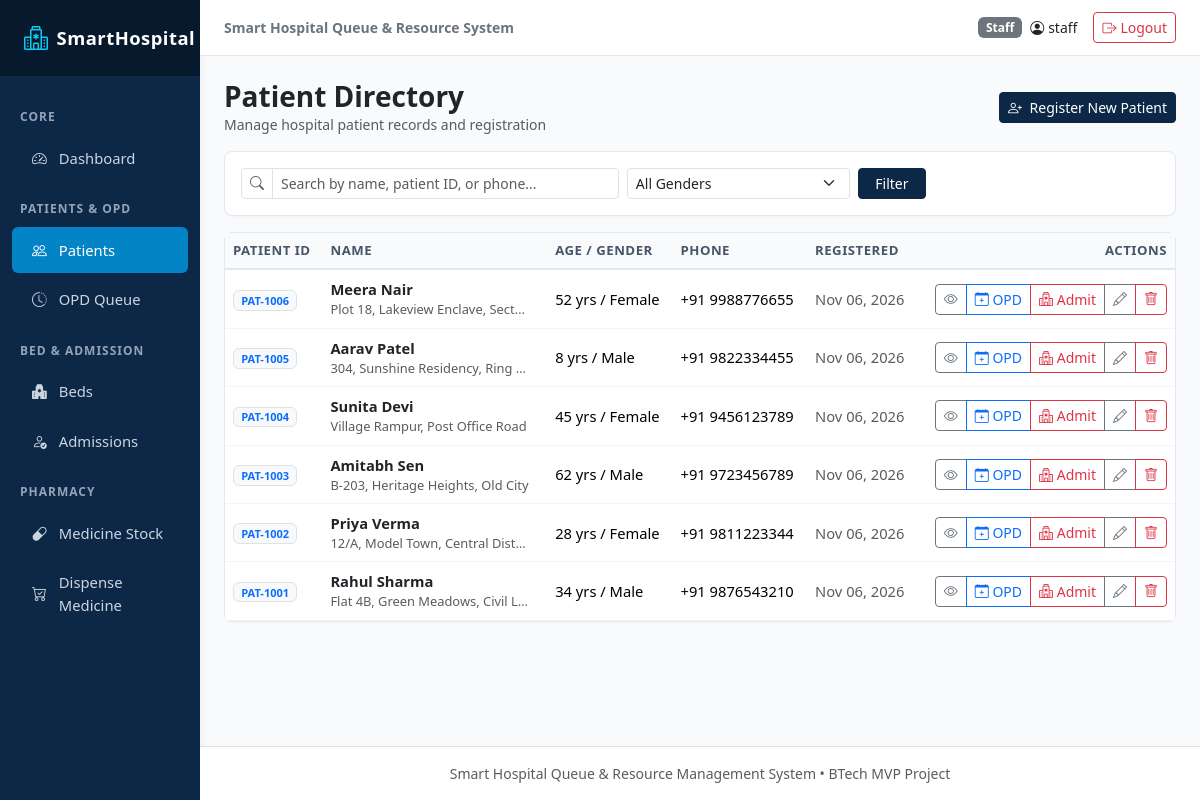
Screenshot of /patients/ (signed in) with the database file from the repository.
### hospital/models.py (models this page shows, shortened)
class Patient(models.Model):
    GENDER_CHOICES = [
        ('Male', 'Male'),
        ('Female', 'Female'),
        ('Other', 'Other'),
    ]
    patient_id = models.CharField(max_length=20, unique=True, blank=True)
    name = models.CharField(max_length=150)
    age = models.PositiveIntegerField()
    gender = models.CharField(max_length=10, choices=GENDER_CHOICES)
    phone = models.CharField(max_length=20)
    address = models.TextField()
    registration_date = models.DateTimeField(auto_now_add=True)
    class Meta:
        ordering = ['-registration_date']

### hospital/views.py (the view)
# urls.py: path('patients/', views.patient_list, name='patient_list'),
@login_required
def patient_list(request):
    query = request.GET.get('q', '').strip()
    gender = request.GET.get('gender', '').strip()
    patients = Patient.objects.all()
    if query:
        patients = patients.filter(
            Q(name__icontains=query) |
            Q(patient_id__icontains=query) |
            Q(phone__icontains=query)
        )
    if gender:
        patients = patients.filter(gender=gender)
    context = {
        'patients': patients,
        'query': query,
        'gender': gender,
    }
    return render(request, 'patients/list.html', context)

### templates/patients/list.html (shortened to what this page needs)
{% extends 'base.html' %}
{% block content %}
<div class="d-flex justify-content-between align-items-center mb-3 flex-wrap gap-2">
  <div>
    <h3 class="fw-bold text-dark mb-0">Patient Directory</h3>
    <p class="text-muted small mb-0">Manage hospital patient records and registration</p>
  </div>
  <a href="{% url 'patient_add' %}" class="btn btn-navy btn-sm">
    <i class="bi bi-person-plus me-1"></i> Register New Patient
  </a>
</div>
<div class="card-clean p-3 mb-3">
  <form method="get" class="row g-2 align-items-center">
    <div class="col-md-5">
      <div class="input-group input-group-sm">
        <span class="input-group-text bg-white"><i class="bi bi-search text-muted"></i></span>
        <input type="text" name="q" value="{{ query }}" class="form-control" placeholder="Search by name, patient ID, or phone...">
      </div>
    </div>
    <div class="col-md-3">
      <select name="gender" class="form-select form-select-sm">
        <option value="">All Genders</option>
      </select>
    </div>
    <div class="col-md-4 d-flex gap-2">
      <button type="submit" class="btn btn-sm btn-navy px-3">Filter</button>
    </div>
  </form>
</div>
<div class="card-clean">
  <div class="table-responsive">
    <table class="table table-clean table-hover align-middle mb-0">
      <thead>
        <tr>
          <th>Patient ID</th>
          <th>Name</th>
          <th>Age / Gender</th>
          <th>Phone</th>
          <th>Registered</th>
          <th class="text-end">Actions</th>
        </tr>
      </thead>
      <tbody>
        {% for patient in patients %}
          <tr>
            <td>
              <span class="badge bg-light text-primary border fw-bold">{{ patient.patient_id }}</span>
            </td>
            <td>
              <a href="{% url 'patient_detail' patient.pk %}" class="fw-semibold text-dark text-decoration-none">
                {{ patient.name }}
              </a>
              <div class="small text-muted text-truncate" style="max-width: 200px;">{{ patient.address }}</div>
            </td>
            <td>
              {{ patient.age }} yrs / {{ patient.gender }}
            </td>
            <td>{{ patient.phone }}</td>
            <td class="small text-muted">{{ patient.registration_date|date:"M d, Y" }}</td>
            <td class="text-end">
              <div class="btn-group btn-group-sm">
                <a href="{% url 'patient_detail' patient.pk %}" class="btn btn-outline-secondary" title="View Details">
                  <i class="bi bi-eye"></i>
                </a>
                <a href="{% url 'opd_register' %}?patient={{ patient.pk }}" class="btn btn-outline-primary" title="Register OPD">
                  <i class="bi bi-calendar-plus"></i> OPD
                </a>
                <a href="{% url 'admission_create' %}?patient={{ patient.pk }}" class="btn btn-outline-danger" title="Admit">
                  <i class="bi bi-hospital"></i> Admit
                </a>
                <a href="{% url 'patient_edit' patient.pk %}" class="btn btn-outline-secondary" title="Edit">
                  <i class="bi bi-pencil"></i>
                </a>
                <a href="{% url 'patient_delete' patient.pk %}" class="btn btn-outline-danger" title="Delete">
                  <i class="bi bi-trash"></i>
                </a>
              </div>
            </td>
          </tr>
        {% empty %}
          <tr>
            <td colspan="6" class="text-center py-4 text-muted">
              No patients found matching the criteria.
            </td>
          </tr>
        {% endfor %}
      </tbody>
    </table>
  </div>
</div>
{% endblock %}

### templates/base.html (shortened to what this page needs)
{% load static %}
<!DOCTYPE html>
<html lang="en">
<head>
  <link href="https://cdn.jsdelivr.net/npm/bootstrap@5.3.3/dist/css/bootstrap.min.css" rel="stylesheet">
  <link href="https://cdn.jsdelivr.net/npm/bootstrap-icons@1.11.3/font/bootstrap-icons.min.css" rel="stylesheet">
  <link rel="stylesheet" href="{% static 'css/custom.css' %}">
</head>
<body>
<div class="container-fluid p-0">
  <div class="row g-0">
    <nav class="col-lg-2 col-md-3 d-none d-md-block sidebar">
      <div class="brand d-flex align-items-center gap-2">
        <i class="bi bi-hospital fs-4 text-info"></i>
        <span>SmartHospital</span>
      </div>
      <div class="py-3">
        <div class="nav-heading">Core</div>
        <a href="{% url 'dashboard' %}" class="nav-link {% if request.resolver_match.url_name == 'dashboard' %}active{% endif %}">
          <i class="bi bi-speedometer2"></i>
          <span>Dashboard</span>
        </a>
        <div class="nav-heading">Patients & OPD</div>
        <a href="{% url 'patient_list' %}" class="nav-link {% if 'patient' in request.resolver_match.url_name %}active{% endif %}">
          <i class="bi bi-people"></i>
          <span>Patients</span>
        </a>
        <a href="{% url 'opd_queue' %}" class="nav-link {% if 'opd' in request.resolver_match.url_name %}active{% endif %}">
          <i class="bi bi-clock-history"></i>
          <span>OPD Queue</span>
        </a>
        <div class="nav-heading">Bed & Admission</div>
        <a href="{% url 'bed_list' %}" class="nav-link {% if 'bed' in request.resolver_match.url_name %}active{% endif %}">
          <i class="bi bi-hospital-fill"></i>
          <span>Beds</span>
        </a>
        <a href="{% url 'admission_list' %}" class="nav-link {% if 'admission' in request.resolver_match.url_name %}active{% endif %}">
          <i class="bi bi-person-check"></i>
          <span>Admissions</span>
        </a>
        <div class="nav-heading">Pharmacy</div>
        <a href="{% url 'medicine_list' %}" class="nav-link {% if request.resolver_match.url_name in 'medicine_list medicine_add medicine_edit' %}active{% endif %}">
          <i class="bi bi-capsule"></i>
          <span>Medicine Stock</span>
        </a>
        <a href="{% url 'medicine_dispense' %}" class="nav-link {% if request.resolver_match.url_name == 'medicine_dispense' %}active{% endif %}">
          <i class="bi bi-cart-check"></i>
          <span>Dispense Medicine</span>
        </a>
      </div>
    </nav>
    <div class="col-lg-10 col-md-9 main-content">
      <header class="top-navbar d-flex justify-content-between align-items-center">
        <div class="d-flex align-items-center gap-3">
          <span class="fw-semibold text-secondary small d-none d-sm-inline">Smart Hospital Queue & Resource System</span>
        </div>
        <div class="d-flex align-items-center gap-3">
          {% if user.is_authenticated %}
            <div class="d-flex align-items-center gap-2">
              <span class="badge {% if user.is_superuser %}bg-primary{% else %}bg-secondary{% endif %}">
                {% if user.is_superuser %}Admin{% else %}Staff{% endif %}
              </span>
              <span class="fw-medium text-dark small"><i class="bi bi-person-circle me-1"></i>{{ user.username }}</span>
            </div>
            <a href="{% url 'logout' %}" class="btn btn-sm btn-outline-danger d-flex align-items-center gap-1">
              <i class="bi bi-box-arrow-right"></i>
              <span class="d-none d-sm-inline">Logout</span>
            </a>
          {% endif %}
        </div>
      </header>
      <main class="content-body">
        {% block content %}{% endblock %}
      </main>
      <footer class="text-center py-3 text-muted small border-top bg-white mt-auto">
        Smart Hospital Queue & Resource Management System &bull; BTech MVP Project
      </footer>
    </div>
  </div>
</div>
</body>
</html>

### static/css/custom.css (style rules this page uses)
:root { --navy-primary: #0d2847; --navy-dark: #07192d; --navy-light: #163d6b; --blue-accent: #0284c7; --blue-light-bg: #f0f7fd; --bg-page: #f8fafc; --text-dark: #1e293b; --text-muted: #64748b; --status-available: #16a34a; --status-occupied: #dc2626; --status-warning: #ea580c; --border-color: #e2e8f0; }
body { background-color: var(--bg-page); color: var(--text-dark); font-family: system-ui, -apple-system, "Segoe UI", Roboto, "Helvetica Neue", Arial, sans-serif; min-height: 100vh; }
.sidebar { background-color: var(--navy-primary); min-height: 100vh; box-shadow: 2px 0 8px rgba(0, 0, 0, 0.05); }
.sidebar .brand { padding: 1.25rem 1.5rem; background-color: var(--navy-dark); color: #ffffff; font-weight: 700; font-size: 1.15rem; letter-spacing: 0.5px; }
.sidebar .nav-link { color: #cbd5e1; padding: 0.75rem 1.25rem; font-size: 0.925rem; font-weight: 500; display: flex; align-items: center; gap: 0.75rem; border-radius: 6px; margin: 0.2rem 0.75rem; transition: all 0.2s ease; }
.sidebar .nav-link.active { color: #ffffff; background-color: var(--blue-accent); }
.sidebar .nav-heading { font-size: 0.75rem; text-transform: uppercase; letter-spacing: 1px; color: #94a3b8; padding: 1rem 1.25rem 0.35rem; font-weight: 600; }
.main-content { min-height: 100vh; display: flex; flex-direction: column; }
.top-navbar { background-color: #ffffff; border-bottom: 1px solid var(--border-color); padding: 0.75rem 1.5rem; }
.content-body { padding: 1.5rem; flex-grow: 1; }
.card-clean { background: #ffffff; border: 1px solid var(--border-color); border-radius: 8px; box-shadow: 0 1px 3px rgba(0, 0, 0, 0.03); margin-bottom: 1.5rem; }
.table-clean th { background-color: #f8fafc; color: #475569; font-weight: 600; font-size: 0.825rem; text-transform: uppercase; letter-spacing: 0.5px; border-bottom: 2px solid var(--border-color); }
.table-clean td { vertical-align: middle; font-size: 0.92rem; border-bottom: 1px solid #f1f5f9; }
.btn-navy { background-color: var(--navy-primary); border-color: var(--navy-primary); color: #ffffff; }

### rows the page displays
Patient: patient_id "PAT-1006", name "Meera Nair", address "Plot 18, Lakeview Enclave, Sect…", age "52", gender "Female", phone "+91 9988776655", registration_date "Nov 06, 2026"
Patient: patient_id "PAT-1005", name "Aarav Patel", address "304, Sunshine Residency, Ring…", age "8", gender "Male", phone "+91 9822334455", registration_date "Nov 06, 2026"
Patient: patient_id "PAT-1004", name "Sunita Devi", address "Village Rampur, Post Office Road", age "45", gender "Female", phone "+91 9456123789", registration_date "Nov 06, 2026"
Patient: patient_id "PAT-1003", name "Amitabh Sen", address "B-203, Heritage Heights, Old City", age "62", gender "Male", phone "+91 9723456789", registration_date "Nov 06, 2026"
Patient: patient_id "PAT-1002", name "Priya Verma", address "12/A, Model Town, Central Dist…", age "28", gender "Female", phone "+91 9811223344", registration_date "Nov 06, 2026"
Patient: patient_id "PAT-1001", name "Rahul Sharma", address "Flat 4B, Green Meadows, Civil L…", age "34", gender "Male", phone "+91 9876543210", registration_date "Nov 06, 2026"

### other values shown
{{ user.username }} "staff"
